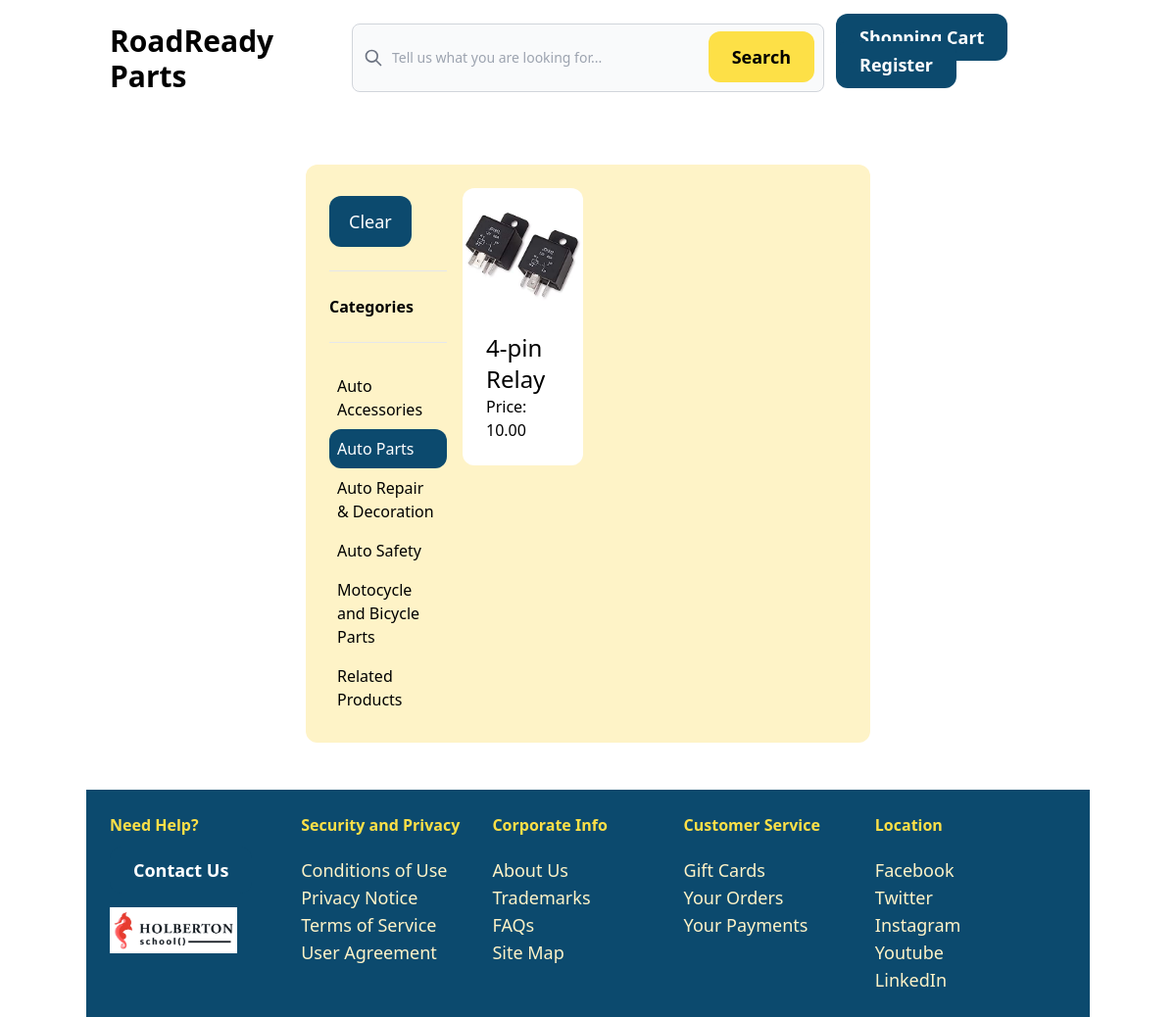
Screenshot of /items/?query=&category=5 with the database file from the repository.
### item/models.py (models this page shows, shortened)
class Category(models.Model):
    name = models.CharField(max_length=255)
    class Meta:
        ordering = ('name',)
        verbose_name_plural = 'Categories'

class Item(models.Model):
    category = models.ForeignKey(Category, related_name='items', on_delete=models.CASCADE)
    name = models.CharField(max_length=255)
    description = models.TextField(blank=True)
    price = models.DecimalField(max_digits=6, decimal_places=2)
    image = models.ImageField(upload_to='items', blank=True, null=True)
    is_sold = models.BooleanField(default=False)
    created_by = models.ForeignKey('auth.User', related_name='items', on_delete=models.CASCADE)
    created_at = models.DateTimeField(auto_now_add=True)

### item/views.py (the view)
# urls.py: path('', views.items, name='items'),
def items(request):
    query = request.GET.get('query', '')
    category_id = request.GET.get('category', 0)
    categories = Category.objects.all()
    items = Item.objects.filter(is_sold=False)
    if category_id:
        items = items.filter(category__id=category_id)
    if query:
        items = items.filter(Q(name__icontains=query) | Q(description__icontains=query))
    return render(request, 'item/items.html', {
        'items': items,
        'query': query,
        'categories': categories,
        'category_id': int(category_id)
    })

### item/templates/item/items.html (shortened to what this page needs)
{% extends 'core/base.html' %}
{% block content %}
    <div class="pb-6 grid grid-cols-4 gap-4 w-1/2 my-6 mx-auto p-6 bg-amber-100 rounded-xl">
        <div class="col-span-1">
            <a href="{% url 'item:items' %}" class="mt-2 py-3 px-5 inline-block text-lg bg-sky-900 text-white rounded-xl hover:bg-yellow-300 hover:text-black">Clear</a>
            <hr class="my-6">
            <p class="font-semibold">Categories</p>
            <hr class="my-6">
            <ul>
                {% for category in categories %}
                    <li class="py-2 px-2 rounded-xl {% if category.id == category_id %} bg-sky-900 text-white {% endif %}">
                        <a href="{% url 'item:items' %}?query={{ query }}&category={{ category.id }}">{{ category.name }}</a>
                    </li>
                {% endfor %}
            </ul>
        </div>
        <div class="col-span-3">
            <div class="grid grid-cols-3 gap-3">
                {% for item in items %}
                <div>
                    <a href="{% url 'item:detail' item.id %}">
                        <div>
                            <img src="{{ item.image.url }}" class="rounded-t-xl">
                        </div>
                        <div class="p-6 bg-white rounded-b-xl">
                            <h2 class="text-2xl">{{ item.name }}</h2>
                            <p>Price: {{ item.price }}</p>
                        </div>
                    </a>
                </div>
                {% endfor %}
            </div>
        </div>
    </div>
{% endblock %}

### rows the page displays
Category: name "Auto Accessories"
Category: name "Auto Parts"
Category: name "Auto Repair & Decoration"
Category: name "Auto Safety"
Category: name "Motocycle and Bicycle Parts"
Category: name "Related Products"
Item: image (picture), name "4-pin Relay", price "10.00"
